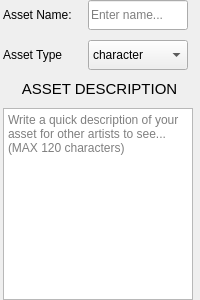
             <widget class="QWidget" name="assetPage">
              <layout class="QVBoxLayout" name="verticalLayout_3">
               <property name="leftMargin">
                <number>0</number>
               </property>
               <property name="topMargin">
                <number>0</number>
               </property>
               <property name="rightMargin">
                <number>0</number>
               </property>
               <property name="bottomMargin">
                <number>0</number>
               </property>
               <item>
                <layout class="QGridLayout" name="assetGridLayout" rowstretch="0,0,0,1" columnstretch="0,0" rowminimumheight="0,0,0,0">
                 <property name="horizontalSpacing">
                  <number>0</number>
                 </property>
                 <property name="verticalSpacing">
                  <number>10</number>
                 </property>
                 <item row="0" column="1">
                  <widget class="QLineEdit" name="assetNameLineEdit">
                   <property name="minimumSize">
                    <size>
                     <width>0</width>
                     <height>30</height>
                    </size>
                   </property>
                   <property name="maximumSize">
                    <size>
                     <width>100</width>
                     <height>30</height>
                    </size>
                   </property>
                   <property name="text">
                    <string/>
                   </property>
                   <property name="placeholderText">
                    <string>Enter name...</string>
                   </property>
                  </widget>
                 </item>
                 <item row="1" column="0">
                  <widget class="QLabel" name="assetTypeLabel">
                   <property name="maximumSize">
                    <size>
                     <width>60</width>
                     <height>16777215</height>
                    </size>
                   </property>
                   <property name="text">
                    <string>Asset Type: </string>
                   </property>
                  </widget>
                 </item>
                 <item row="2" column="0" colspan="2">
                  <widget class="QLabel" name="createAssetDescriptionLabel">
                   <property name="font">
                    <font>
                     <pointsize>11</pointsize>
                     <bold>false</bold>
                    </font>
                   </property>
                   <property name="text">
                    <string>ASSET DESCRIPTION</string>
                   </property>
                   <property name="alignment">
                    <set>Qt::AlignCenter</set>
                   </property>
                  </widget>
                 </item>
                 <item row="0" column="0">
                  <widget class="QLabel" name="createAssetNameLabel">
                   <property name="maximumSize">
                    <size>
                     <width>70</width>
                     <height>16777215</height>
                    </size>
                   </property>
                   <property name="text">
                    <string>Asset Name: </string>
                   </property>
                  </widget>
                 </item>
                 <item row="1" column="1">
                  <widget class="QComboBox" name="assetTypeComboBox">
                   <property name="minimumSize">
                    <size>
                     <width>0</width>
                     <height>30</height>
                    </size>
                   </property>
                   <property name="maximumSize">
                    <size>
                     <width>100</width>
                     <height>30</height>
                    </size>
                   </property>
                   <item>
                    <property name="text">
                     <string>character</string>
                    </property>
                   </item>
                   <item>
                    <property name="text">
                     <string>FX</string>
                    </property>
                   </item>
                   <item>
                    <property name="text">
                     <string>prop</string>
                    </property>
                   </item>
                   <item>
                    <property name="text">
                     <string>set</string>
                    </property>
                   </item>
                  </widget>
                 </item>
                 <item row="3" column="0" colspan="2">
                  <widget class="QPlainTextEdit" name="assetDescriptionPlainText">
                   <property name="sizePolicy">
                    <sizepolicy hsizetype="Minimum" vsizetype="Minimum">
                     <horstretch>0</horstretch>
                     <verstretch>0</verstretch>
                    </sizepolicy>
                   </property>
                   <property name="maximumSize">
                    <size>
                     <width>190</width>
                     <height>16777215</height>
                    </size>
                   </property>
                   <property name="backgroundVisible">
                    <bool>false</bool>
                   </property>
                   <property name="placeholderText">
                    <string>Write a quick description of your asset for other artists to see... (MAX 120 characters)</string>
                   </property>
                  </widget>
                 </item>
                </layout>
               </item>
              </layout>
             </widget>
